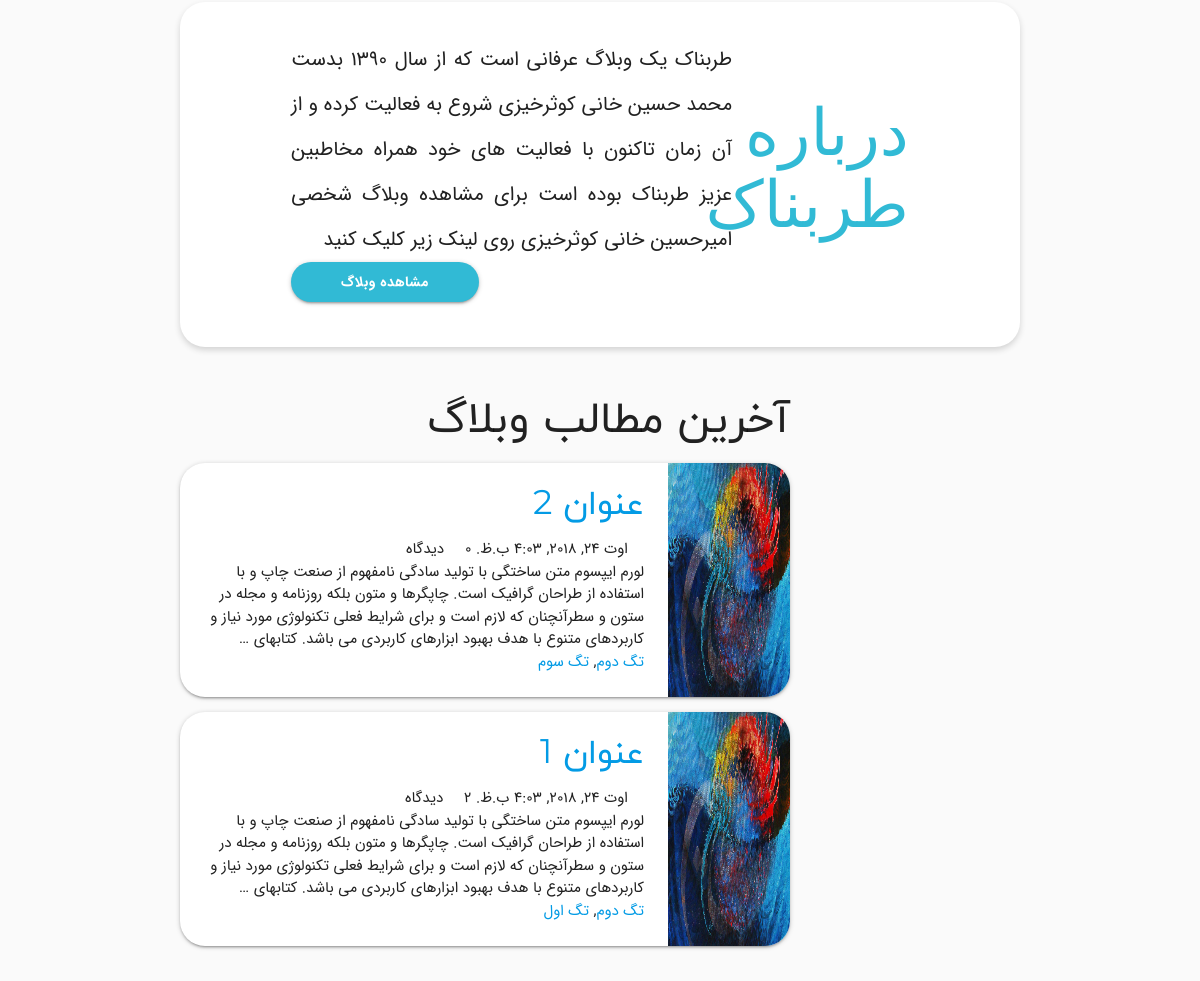
Before: / (lower part) with the older database file.
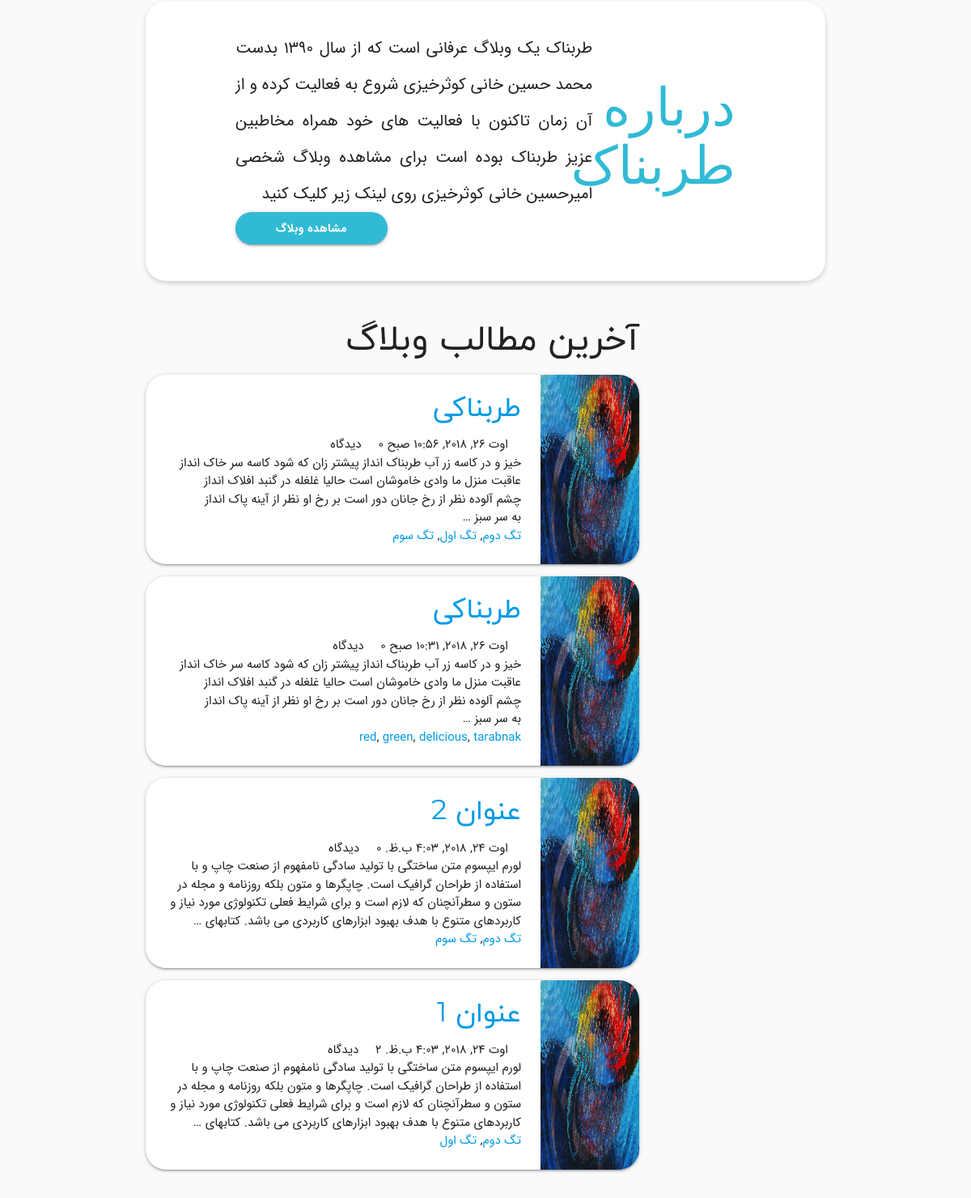
After: the same page with the newer database file.
### blog/models.py (models this page shows, shortened)
class Post(models.Model):
    stsChoice = (
        ('P','منتشر شده'),
        ('D','پیشنویس')
    )
    Title = models.CharField(max_length=180,
                             verbose_name='عنوان پست')
    Slug = models.SlugField(unique_for_date="PublishTime",
                            verbose_name='نشانک پست')
    Body = models.TextField(verbose_name='متن پست')
    Author = models.ForeignKey(User,
                               on_delete=models.CASCADE,
                               related_name='Posts',
                               verbose_name='نویسنده پست',
                               null=True)
    PublishTime = models.DateTimeField(verbose_name='تاریخ انتشار')
    CreateTime = models.DateTimeField(auto_now_add=True)
    LastEditTime = models.DateTimeField(auto_now=True)
    Status = models.CharField(max_length=1,
                              choices=stsChoice,
                              verbose_name='وضعیت انتشار',
                              default='d')
    Tags = TaggableManager(verbose_name='برچسب های پست',
                           help_text='تگ ها را با علامت کاما جدا کنید.',
                           blank=True)
    Image = models.ImageField(verbose_name='تصویر پست',
                              upload_to=user_directory_path,
                              null=True,
                              blank=True)
    class Meta:
        verbose_name = "پست"
        verbose_name_plural = 'پست ها'
        ordering = ['-PublishTime']

### blog/views.py (the view)
class BlogPostClassView(ListView):
    model = Post
    queryset = Post.objects.filter(Status='P')
    template_name = "blog/BlogIndex.html"
    paginate_by = 10
    context_object_name = 'Posts'

### templates/blog/BlogIndex.html (shortened to what this page needs)
{% extends 'base.html' %}
{% load jformat %}
{% load static %}
{% block content %}
	<main>
		<div class="container">
			<div class="introBox">
				<div class="row flex flex-row vertical-center">
					<div class="col s12 m2 right"><h3 class="lalezar intro-title">درباره طربناک</h3></div>
					<div class="col s12 m10 left">
						<p class="intro-text">
							طربناک یک وبلاگ عرفانی است که از سال ۱۳۹۰ بدست محمد حسین خانی کوثرخیزی شروع به فعالیت کرده و
							از آن زمان تاکنون با فعالیت های خود همراه مخاطبین عزیز طربناک بوده است
							برای مشاهده وبلاگ شخصی امیرحسین خانی کوثرخیزی روی لینک زیر کلیک کنید
						</p>
						<a href="#" class="btn waves-effect btn-blog left waves-light">مشاهده وبلاگ</a>
					</div>
				</div>
			</div>
		</div>
		<div class="space"></div>
		<div class="container">
			<div class="row">
				<div class="col s12 m9 content">
					<div class="title-content">
						<h3 class="iryekan mg-t-0">آخرین مطالب وبلاگ</h3>
					</div>
					{% include 'blog/includes/PostOverview.html' %}
				</div>
				<div class="col s12 m3 sidebar"></div>
			</div>
		</div>
	</main>
{% endblock %}

### templates/base.html (shortened to what this page needs)
{% load static %}
<!doctype html>
<html lang="en">
<head>
	<link rel="stylesheet" href="{% static "css/tarabnak.css" %}" media="screen, projection">
</head>
<body>
{% block content %}
{% endblock %}
</body>
</html>

### templates/blog/includes/PostOverview.html (shortened to what this page needs)
{% load jformat %}
{% load static %}
{% for post in Posts %}
	<div class="postBox card horizontal">
		<div class="card-image postImg">
			<img src="{% static "img/97800.jpg" %}" alt="{{ post.Title }}">
		</div>
		<div class="card-stacked">
			<div class="card-content">
				<a href="{% url 'blog:post' post.PublishTime.year post.PublishTime.month post.PublishTime.day post.Slug %}">
					<h4 class="iryekan mg-t-0">{{ post.Title }}</h4>
				</a>
				<span class="meta-data right-align">
					<i class="do0k-calendar9"></i>
					{{ post.PublishTime|jformat:"%A %d %B %Y %H:%M" }}</span>
				<span class="meta-data right-align">
					<i class="do0k-comments2"></i>
					{{ post.COMMENTS.count }} دیدگاه
				</span>
				<p>{{ post.Body|truncatewords:50|safe }}</p>
				<p>
					{% for tag in  post.Tags.all %}
						{% if not forloop.last %}
							<a href="{% url 'blog:tag' tag.name %}">{{ tag.name }}</a>,
						{% else %}
							<a href="{% url 'blog:tag' tag.name %}">{{ tag.name }}</a>
						{% endif %}
					{% endfor %}
				</p>
			</div>
		</div>
	</div>
{% endfor %}

Changed rows visible on the page:
added Post: Title "طربناکی", PublishTime|jformat "اوت 26, 2018, 10:56 صبح", Body "خیز و در کاسه زر آب طربناک انداز پیشتر زان که شود کاسه سر خاک انداز عاقبت منزل ما وادی خاموشان است حالیا غلغله در گنبد افلاک انداز چشم آلوده نظر از رخ جانان دور است بر رخ او نظر از آینه پاک انداز به سر سبز …", Tag (name "تگ دوم"), Tag (name "تگ اول"), Tag (name "تگ سوم")
added Post: Title "طربناکی", PublishTime|jformat "اوت 26, 2018, 10:31 صبح", Body "خیز و در کاسه زر آب طربناک انداز پیشتر زان که شود کاسه سر خاک انداز عاقبت منزل ما وادی خاموشان است حالیا غلغله در گنبد افلاک انداز چشم آلوده نظر از رخ جانان دور است بر رخ او نظر از آینه پاک انداز به سر سبز …"
now on this page (row unchanged): Tag: name "red", shown under "طربناکی"
now on this page (row unchanged): Tag: name "green", shown under "طربناکی"
now on this page (row unchanged): Tag: name "delicious", shown under "طربناکی"
added Tag: name "tarabnak", shown under "طربناکی"
